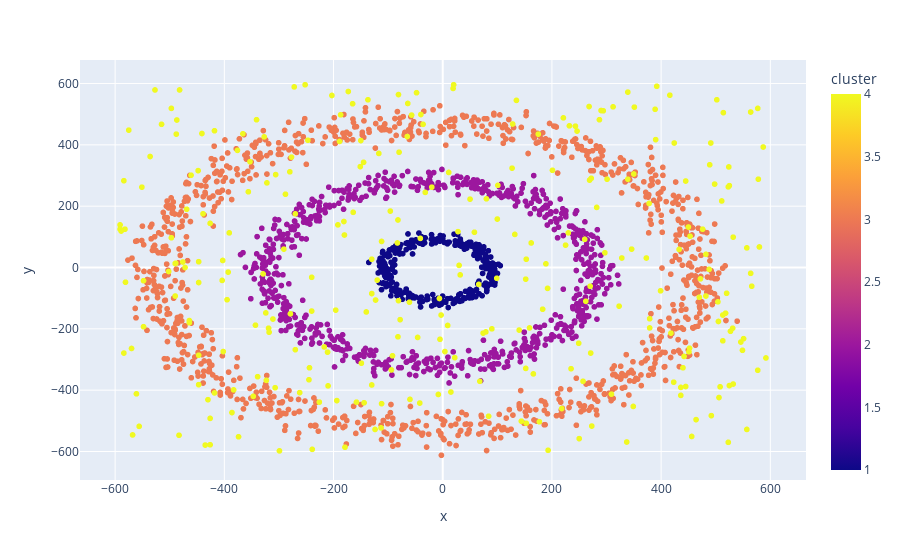

Notebook code for this chart:
### Code cell
fig = px.scatter(df,
                    x="x",
                    y="y",
                    color="cluster",
                    height=500)
fig.show()

### Figure 1 — Plotly figure (JSON) as saved in the notebook; plotly's stock layout.template omitted (floating-point values rounded to 4 significant figures; data arrays with more than 128 entries replaced by an {"elided": "..."} marker saying what was removed)
{"data": [{"hovertemplate": "x=%{x}<br>y=%{y}<br>cluster=%{marker.color}<extra></extra>", "legendgroup": "", "marker": {"color": {"elided": "2300 int values"}, "coloraxis": "coloraxis", "symbol": "circle"}, "mode": "markers", "name": "", "showlegend": false, "type": "scattergl", "x": {"elided": "2300 float values"}, "xaxis": "x", "y": {"elided": "2300 float values"}, "yaxis": "y"}], "layout": {"autosize": true, "coloraxis": {"colorbar": {"title": {"text": "cluster"}}, "colorscale": [[0, "#0d0887"], [0.1111, "#46039f"], [0.2222, "#7201a8"], [0.3333, "#9c179e"], [0.4444, "#bd3786"], [0.5556, "#d8576b"], [0.6667, "#ed7953"], [0.7778, "#fb9f3a"], [0.8889, "#fdca26"], [1, "#f0f921"]]}, "legend": {"tracegroupgap": 0}, "margin": {"t": 60}, "xaxis": {"anchor": "y", "autorange": true, "domain": [0, 1], "range": [-664.0, 665.0], "title": {"text": "x"}, "type": "linear"}, "yaxis": {"anchor": "x", "autorange": true, "domain": [0, 1], "range": [-695.3, 679.0], "title": {"text": "y"}, "type": "linear"}}}
